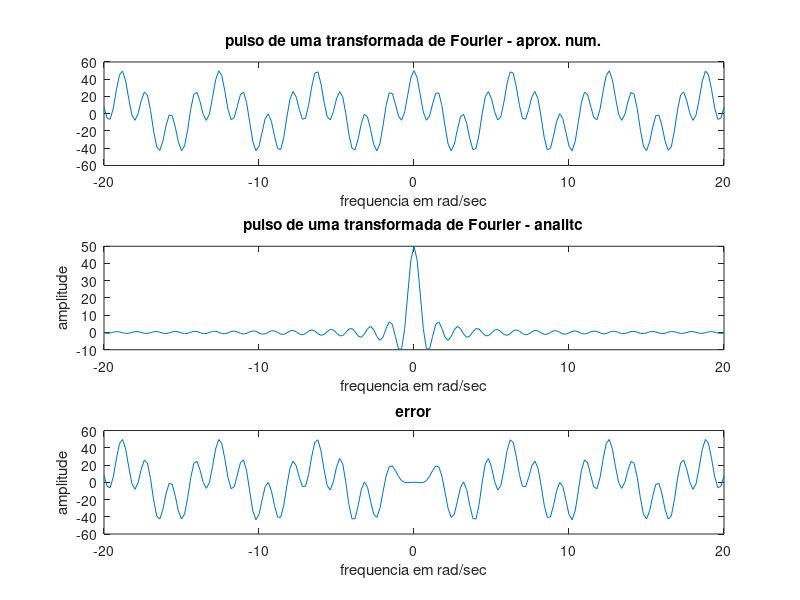

Recreate this plot in MATLAB.
a = input('pulse width a = ');
A = input('pulse amplitude A = ');
h = input('stepsize h = ');
aT = 1.2*a;
T = -aT:h:aT;
om = -20:0.2:20;
pa = zeros(1, length(T));

for k = 1: length(T)
    t = (k-1)*h+T(1);
    if abs(t) <= a
        pa(k) = A;
    end
end

uv = ones(length(pa),1);

for j = 1:length(om)
    omt = om(j);
    Ft(j) = (pa.*cos(omt*T))*uv*h;
end

subplot(3,1,1);
plot(om, Ft);
title('pulso de uma transformada de Fourier - aprox. num.')
xlabel('frequencia em rad/sec')

subplot(3,1,2); 
plot(om, (A*2*a*sinc(om.*a/pi)));
title('pulso de uma transformada de Fourier - analitc')
xlabel('frequencia em rad/sec')
ylabel('amplitude'); 

error = Ft-(A*2*a*sinc(om.*a/pi));
subplot(3,1,3); 
plot(om, error); 
title('error')
xlabel('frequencia em rad/sec')
ylabel('amplitude');








